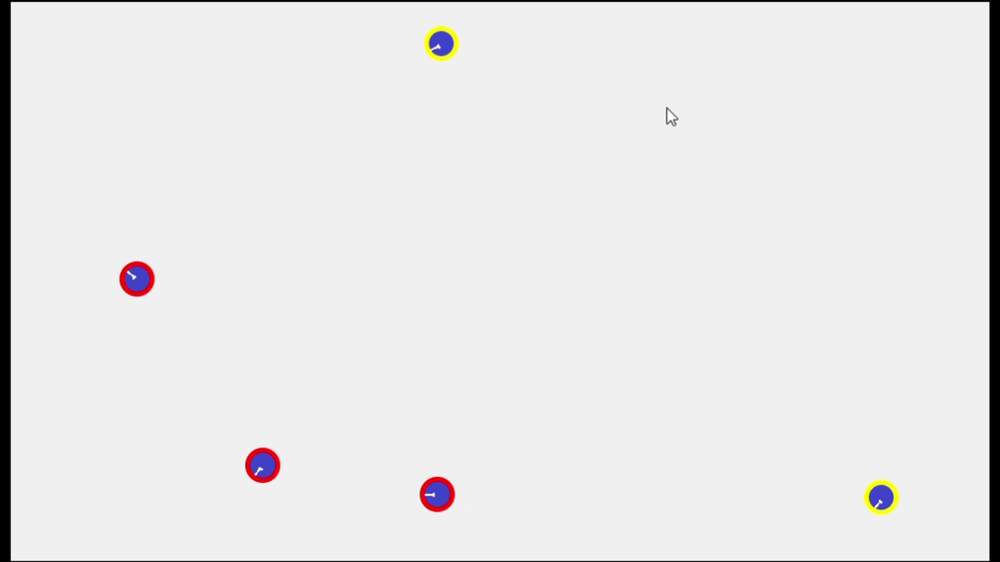
#> input picture Color DETECT/Message1.png, 1000 x 562 px, shrunk from 1366 x 768 before the run
$ python HSV_COLOR_TRACKING.py
#> lines starting #> are read from the running program, lines starting #| are printed output that depends on the picture; after the words box and inside, x2 and y2 are one past the last pixel; in counts of white or black regions, pixels touching at a corner belong together
import cv2
import numpy as np

img =cv2.imread("Message1.png")
#> img is the input picture: shape (562, 1000, 3); mean B, G, R 232.5, 232.3, 232.9


def nothing(x):
    pass

cv2.namedWindow('marking')

cv2.createTrackbar('H Lower','marking',0,255,nothing)
#> slider 'H Lower' is set to 51
cv2.createTrackbar('H Higher','marking',255,255,nothing)
cv2.createTrackbar('S Lower','marking',0,255,nothing)
#> slider 'S Lower' is set to 51
cv2.createTrackbar('S Higher','marking',255,255,nothing)
cv2.createTrackbar('V Lower','marking',0,255,nothing)
#> slider 'V Lower' is set to 51
cv2.createTrackbar('V Higher','marking',255,255,nothing)

while(1):

    img1 = cv2.flip(img,1)

    hsv = cv2.cvtColor(img1, cv2.COLOR_BGR2HSV)
#> hsv: shape (562, 1000, 3); mean H, S, V 2.2, 1.8, 233.4


    hL = cv2.getTrackbarPos('H Lower','marking')
    hH = cv2.getTrackbarPos('H Higher','marking')
    sL = cv2.getTrackbarPos('S Lower','marking')
    sH = cv2.getTrackbarPos('S Higher','marking')
    vL = cv2.getTrackbarPos('V Lower','marking')
    vH = cv2.getTrackbarPos('V Higher','marking')

    LowerRegion = np.array([hL,sL,vL],np.uint8)
    upperRegion = np.array([hH,sH,vH],np.uint8)

    redObject = cv2.inRange(hsv,LowerRegion,upperRegion)
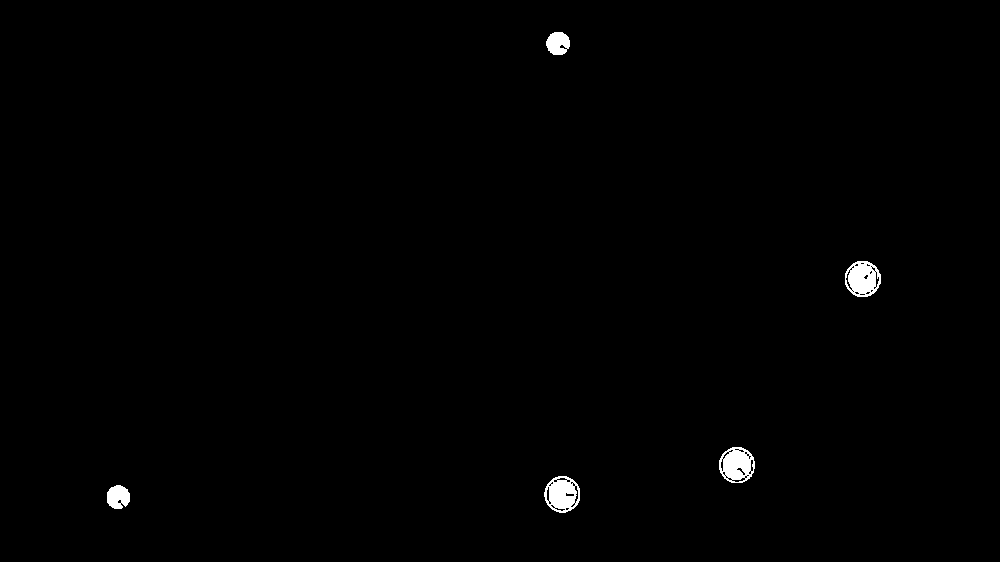
#> redObject: shape (562, 1000); 0.63% white; 5 white regions, box (x1, y1, x2, y2) and area: (845, 261, 881, 297) 916, (544, 476, 580, 513) 896, (719, 447, 755, 483) 893, (107, 485, 130, 509) 429, (546, 32, 570, 55) 426

    kernal = np.ones((1,1),"uint8")

    red = cv2.morphologyEx(redObject,cv2.MORPH_OPEN,kernal)
    red = cv2.dilate(red,kernal,iterations=1)

    res1=cv2.bitwise_and(img1, img1, mask = red)


    cv2.imshow("Masking ",res1)

    key =cv2.waitKey(1)
#> (key Esc is pressed here)
    if key == 27:
        break


cv2.destroyAllWindows()
